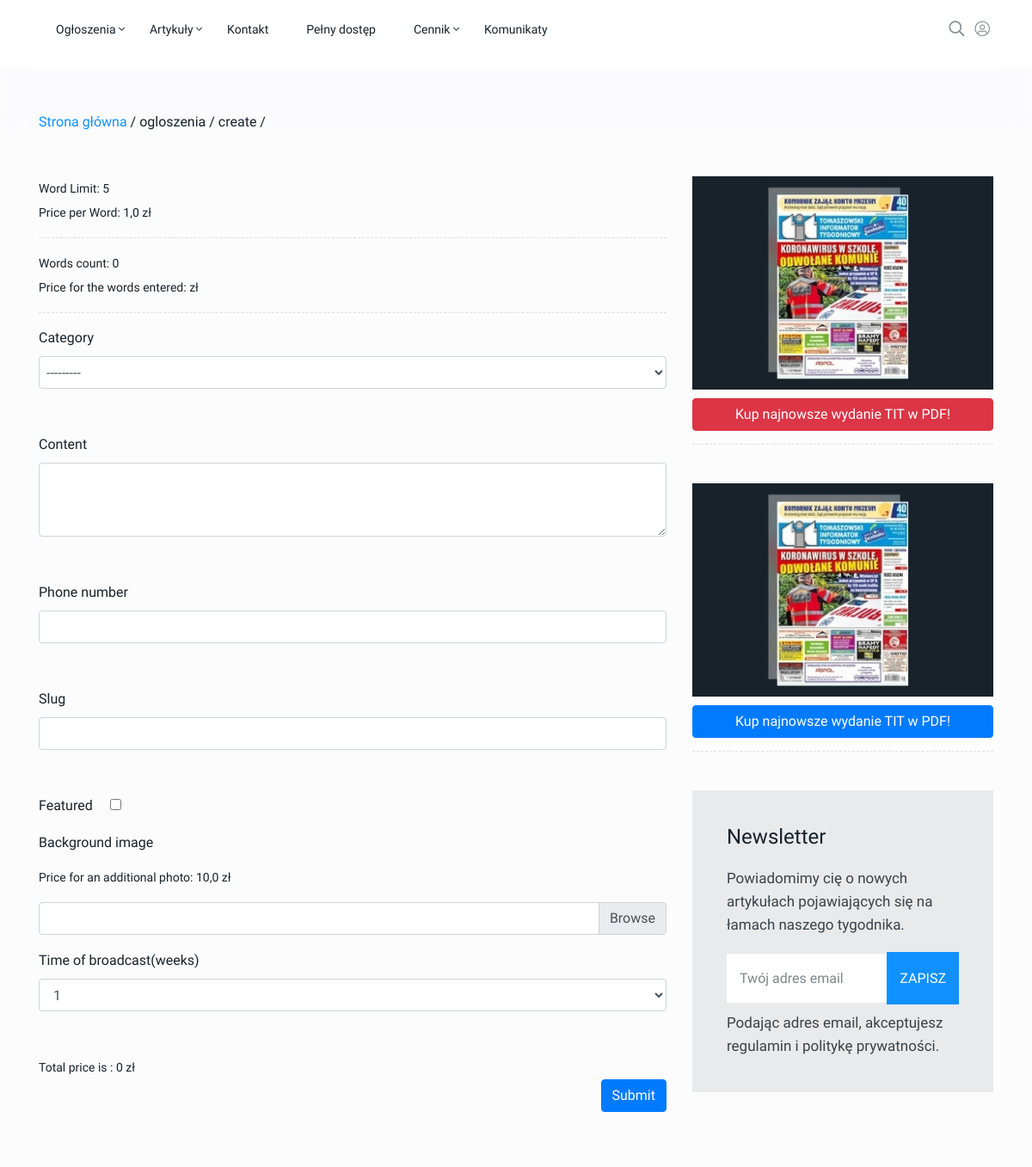
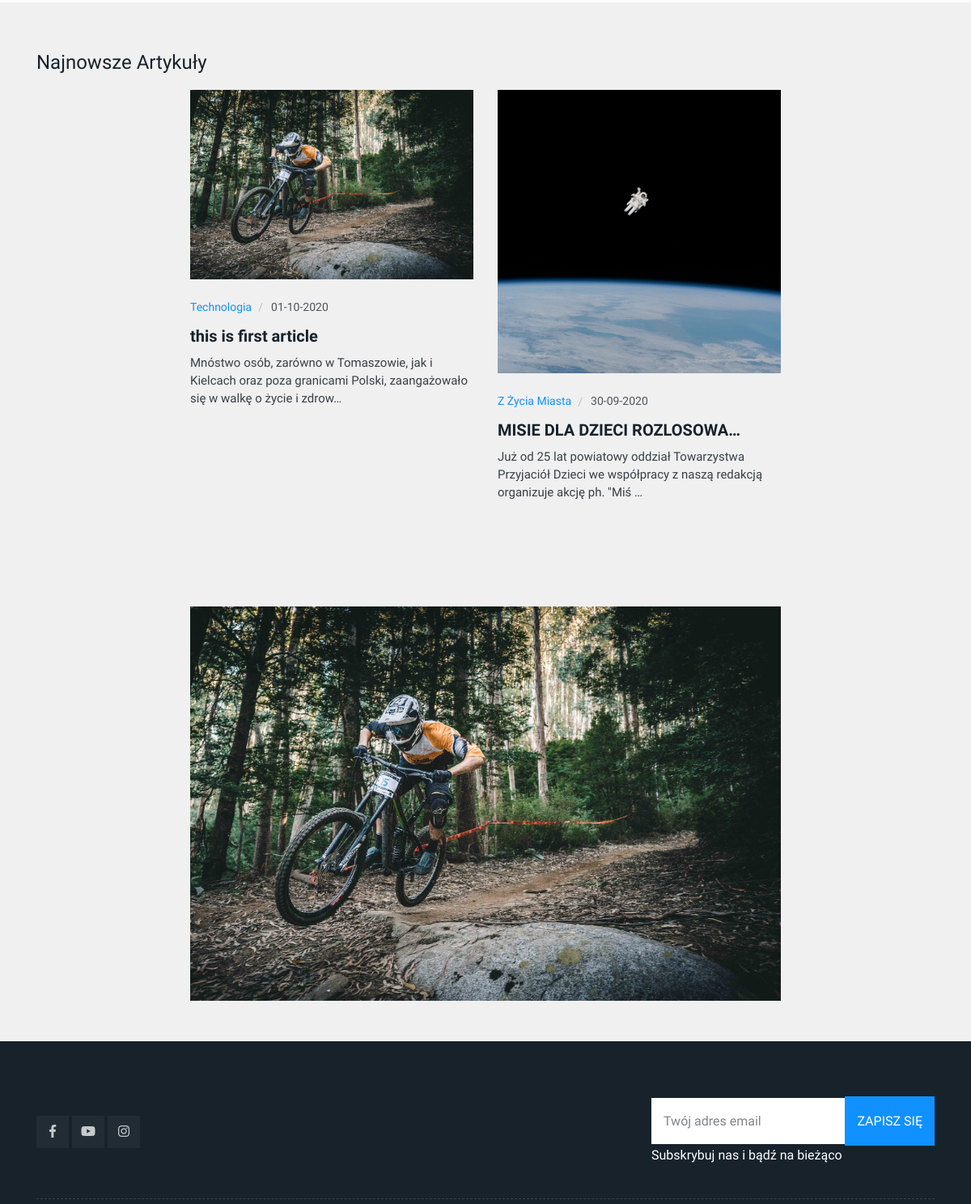
/ogloszenia/create/ (middle part), run on an earlier commit of the app's database (2 pictures, top to bottom).
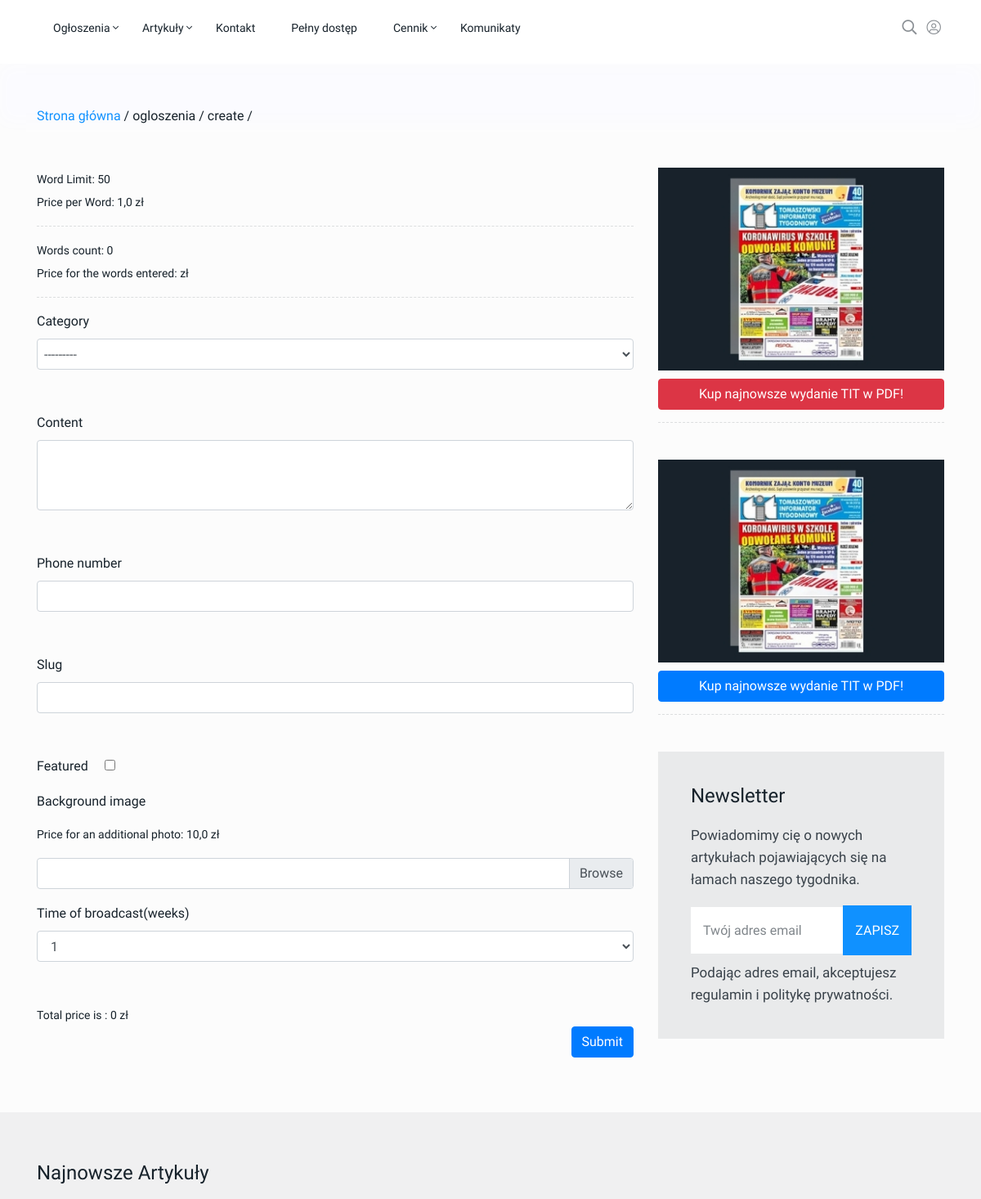
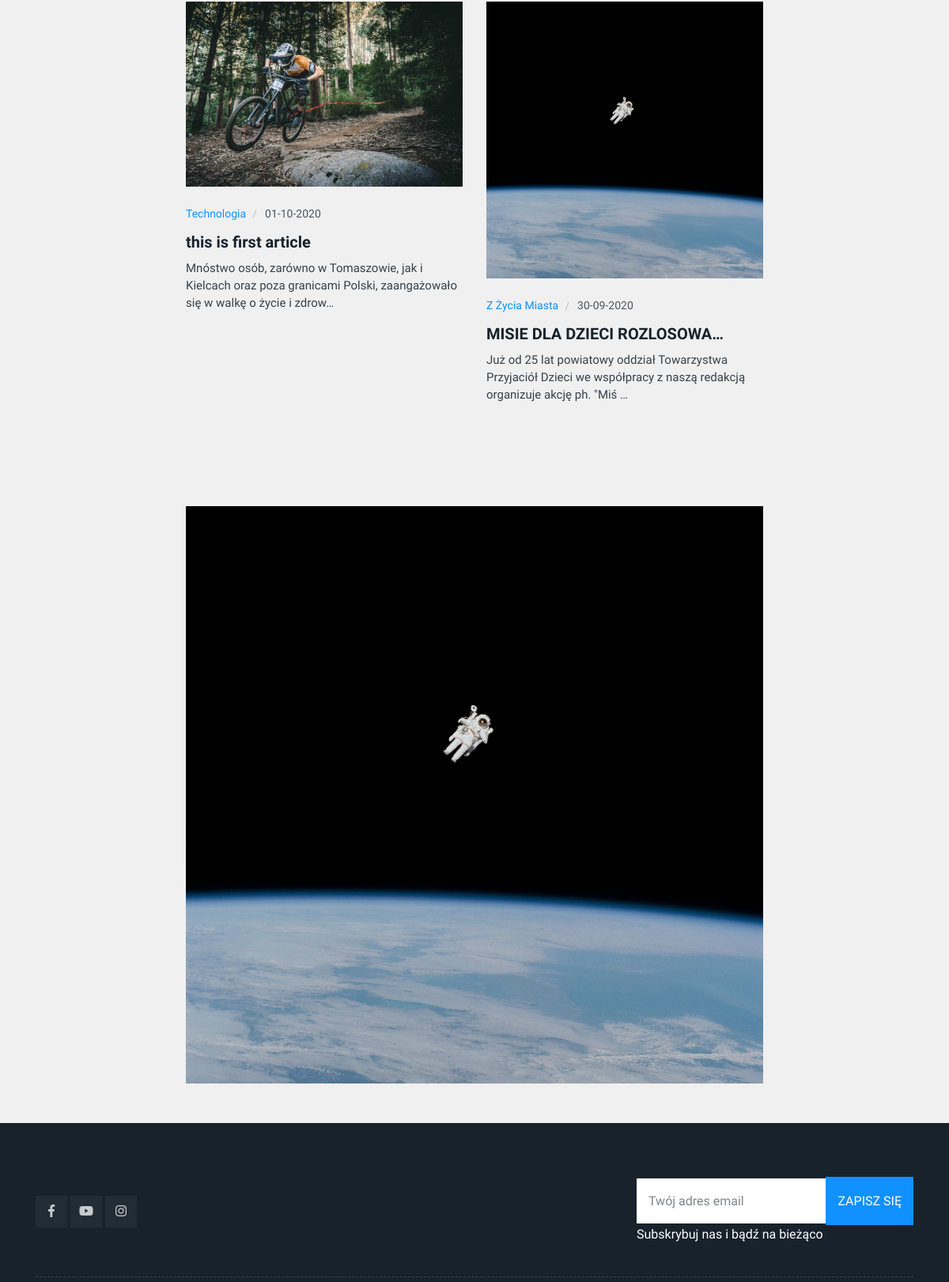
And on a later commit of the database (2 pictures, top to bottom).
### app/models.py (models this page shows, shortened)
class AdsSetting(models.Model):
    word_limit = models.IntegerField(default=500)
    price_word = models.DecimalField(decimal_places=1, max_digits=2, default=1.0)
    price_image = models.DecimalField(decimal_places=1, max_digits=3, default=10.0)
    tax_rate = models.DecimalField(decimal_places=3, max_digits=4, default=0.074)

class Article(models.Model):
    owner = models.ForeignKey(Autor, on_delete=models.CASCADE, verbose_name='Autor')
    category = models.ForeignKey(Category, on_delete=models.CASCADE, verbose_name='Kategoria artykułu')
    title = models.CharField(max_length=100, verbose_name='Tytuł artykułu')
    subtitle = models.TextField(verbose_name='Rozszerzenie tytulu artykulu')
    slug = models.SlugField(verbose_name="URL artykułu (zmieniać w ramach konieczności):", unique=True)
    img_classic = ProcessedImageField(upload_to='profile-pictures',
                                      verbose_name='Zdjęcie (proferowany format 730x450)',
                                      processors=[ResizeToFit(1920, 1920)],
                                      format='JPEG',
                                      options={'quality': 100})
    img = ImageSpecField(source='img_classic',
                         processors=[ResizeToFill(730, 450)],
                         format='JPEG',
                         options={'quality': 100})
    basic_img = ImageSpecField(source='img_classic',
                               processors=[ResizeToFill(1460, 1000)],
                               format='JPEG',
                               options={'quality': 80})
    img_95x70 = ImageSpecField(source='img_classic',
                               processors=[ResizeToFill(95, 70)],
                               format='JPEG',
                               options={'quality': 80})
    img_190x140 = ImageSpecField(source='img_classic',
                                 processors=[ResizeToFill(190, 140)],
                                 format='JPEG',
                                 options={'quality': 80})
    img_200x154 = ImageSpecField(source='img_classic',
                                 processors=[ResizeToFill(200, 154)],
                                 format='JPEG',
                                 options={'quality': 80})
    img_728x90 = ImageSpecField(source='img_classic',
                                processors=[ResizeToFill(728, 90)],
                                format='JPEG',
                                options={'quality': 80})
    img_700x500 = ImageSpecField(source='img_classic',
                                 processors=[ResizeToFill(700, 500)],
                                 format='JPEG',
                                 options={'quality': 80})
    img_360x115 = ImageSpecField(source='img_classic',
                                 processors=[ResizeToFill(360, 115)],
                                 format='JPEG',
                                 options={'quality': 80})
    img_160x128 = ImageSpecField(source='img_classic',
                                 processors=[ResizeToFill(160, 128)],
                                 format='JPEG',
                                 options={'quality': 80})
    img_1080x840 = ImageSpecField(source='img_classic',
                                  processors=[ResizeToFill(1080, 840)],
                                  format='JPEG',
                                  options={'quality': 80})
    img_1460x822 = ImageSpecField(source='img_classic',
                                  processors=[ResizeToFill(1460, 822)],
                                  format='JPEG',
                                  options={'quality': 80})
    img_200x113 = ImageSpecField(source='img_classic',
                                 processors=[ResizeToFill(200, 113)],
                                 format='JPEG',
                                 options={'quality': 80})
    img_540x640 = ImageSpecField(source='img_classic',
                                 processors=[ResizeToFill(540, 640)],
                                 format='JPEG',
                                 options={'quality': 80})
    date_of_publication = models.DateTimeField(verbose_name='Data publikacji')
    content = RichTextField(verbose_name='Treść artykułu')
    premium = models.BooleanField(default=True, verbose_name='Widoczne tylko dla PREMIUM')
    created_at = models.DateTimeField(auto_now_add=True)
    updated_at = models.DateTimeField(auto_now=True)
    add = models.BooleanField(default=False, verbose_name='Czy artykuł jest reklamą?')
    url = models.URLField(blank=True, null=True, verbose_name='Adres URL reklamy')
    class Meta:
        verbose_name = 'Artykuły'
        verbose_name_plural = 'Artykuły'

class Category(models.Model):
    name = models.CharField(max_length=50, verbose_name='Nazwa kategorii')
    menu = models.BooleanField(default=False, verbose_name='Pokaż w menu')
    slug = models.SlugField(unique=True, max_length=500, null=True, blank=True)
    class Meta:
        verbose_name = 'Kategorie artykułów'
        verbose_name_plural = 'Kategorie artykułów'

### app/views.py (the view)
# urls.py: path('ogloszenia/create/', views.add_create, name='add_create'),
def add_create(request):
    categories = Category.objects.filter(menu=True)
    home_page = HomePage.objects.filter(date_published__lte=datetime.now()).first()
    ads_setting = AdsSetting.objects.last()
    array_52 = range(1, 53)
    if request.method == "POST":
        form = NewAddForm(request.POST, request.FILES)
        if form.is_valid():
            object = form.save(commit=False)
            object.words = request.POST.get('words')
            object.price = request.POST.get('price')
            if request.user.is_authenticated:
                object.user = request.user
            object.save()
            return HttpResponseRedirect('/')
    else:
        form = NewAddForm()
    context = {
        'categories': categories,
        'object': home_page,
        'form': form,
        'ads_setting': ads_setting,
        'array_52': array_52,
    }
    return render(request, 'app/add_create.html', context)

### app/forms.py
class NewAddForm(forms.ModelForm):
    class Meta:
        model = Add
        fields = ('category', 'content', 'phone_number', 'slug', 'featured', 'background_img', 'time_of_broadcast',)
        widgets = {
            'category': forms.Select(attrs={'class': 'form-control px-1  mb-4'}),
            'slug': forms.TextInput(attrs={'class': 'form-control px-1  mb-4'}),
            'background_img': forms.FileInput(attrs={'class': 'custom-file-input', 'accept': "image/*"}),
            'content': forms.Textarea(attrs={'class': 'form-control px-1  mb-4', 'rows': "3"}),
            'phone_number': forms.TextInput(attrs={'class': 'form-control px-1  mb-4'}),
            'featured': forms.CheckboxInput(attrs={'class': ' px-2  mb-4 ml-3'}),
        }

### app/models.py (called while the page is built)
    def __str__(self):
        return self.name

### app/templatetags/app_tags.py (called while the page is built)
@register.simple_tag
def get_add_category():
    return AddCategory.objects.all()

@register.simple_tag
def get_subscribe_form():
    form = SubscribeForm()
    return form

@register.simple_tag
def get_random_add():
    try:
        random_add = random.sample(list(Article.objects.filter(add=True)), 1)
    except:
        random_add = None
    return random_add

### app/templates/app/add_create.html (shortened to what the changed rows need)
{% load static %}
<!DOCTYPE html>
<html lang="pl">
<head>
    <link rel="stylesheet" href="{% static 'assets/css/plugins/bootstrap.min.css' %}">
    <link rel="stylesheet" href="{% static 'assets/css/plugins/animate.min.css' %}">
    <link rel="stylesheet" href="{% static 'assets/css/plugins/stellarnav.css' %}">
    <link rel="stylesheet" href="{% static 'assets/css/plugins/fontawesome.css' %}">
    <link rel="stylesheet" href="{% static 'assets/css/plugins/modal-video.min.css' %}">
    <link rel="stylesheet" href="{% static 'assets/css/plugins/owl.carousel.css' %}">
    <link rel="stylesheet" href="{% static 'assets/css/plugins/slick.css' %}">
    <link rel="stylesheet" href="{% static 'assets/css/theme.css' %}">
    <link rel="stylesheet" href="{% static 'assets/css/custom.css' %}">
</head>
<body class="theme-1">
<div class="archives post post1 padding-top-30">
    <div class="container">
        <div class="row">
            <div class="col-md-6 col-lg-8">
                <span class="font14" >Word Limit: <span id="words-limits">{{ ads_setting.word_limit }}</span></span> <br>
                <span class="font14">Price per Word: <span id="price-word">{{ ads_setting.price_word }}</span> zł <span class="multiple"> * </span><span class="weeks">1</span></span>
                <span class="font14">Words count: <span id="id_words_count">0</span> </span> <br>
                <span class="font14">Price for the words entered:   zł  </span><br>
                <form action="" method="post" enctype="multipart/form-data">
                    {% for fields in form %}
                        <label for="id_{{ fields.name }}">{{ fields.label }} </label>
                        {% if fields.name == 'background_img' %}
                            <div class="space-5"></div>
                            <span class="font14">Price for an additional photo: <span id="price_image">{{ ads_setting.price_image }}</span> zł <span class="multiple"> * </span> <span class="weeks">1</span> </span><br>
                            <div class="space-15"></div>
                        {% endif %}
                        {% if fields.name == 'time_of_broadcast' %}
                            <select name="time_of_broadcast" class="form-control mb-4" id="id_{{ fields.name }}">
                            {% for index in array_52 %}
                                <option value="{{ index }}">{{ index }} </option>
                            {% endfor %}
                            </select>
                        {% elif fields.name == 'phone_number' %}
                            <input type="text" name="phone_number" {{ request.user.is_authenticated|yesno:',required' }} class="form-control px-1  mb-4" maxlength="30" id="id_phone_number">
                        {% elif fields.name == 'background_img' %}
                            <div class="custom-file mb-3">
                              <label class="custom-file-label" for="customFile"></label>
                            </div>
                        {% else %}
                            {{ fields | safe }}
                        {% endif %}
                        <br>
                    {% endfor %}
                    <span class="font14">Total price is : <span id="total_price">0</span> zł </span> <br>
                    <button type="submit" class="btn btn-primary" id="btn-submit" style="float:right;"> Submit </button>
                </form>
            </div>
            {% include "app/basic/right-section.html" %}
        </div>
    </div>
</div>
{% include 'app/basic/latest_article.html' %}
{% include 'app/basic/footer_banner.html' %}
</body>
</html>

### app/templates/app/basic/latest_article.html
{% load app_tags %}
<div class="fourth_bg padding6030">
    <div class="container">
      <div class="row">
        <div class="col-12">
          <div class="heading">
            <h2 class="widget-title">Najnowsze artykuły</h2>
          </div>
        </div>
      </div>
      <div class="row justify-content-center">
          {% get_random_article as random_articles %}
          {% if random_articles %}
              {% for item in random_articles %}
                  {% with item.url|add:',/artykul/'|add:item.slug  as url_str %}
                  <div class="col-md-6 col-lg-4">
                      <div class="single_post post_type3 mb30">
                        <div class="post_img">
                          <a  href="{{ item.add|yesno:url_str }}"  target="{{ item.add|yesno:'_blank,_self' }}">
                            <img src="{{ item.img_700x500.url }}" alt="{{ item.title }}">
                          </a>
                        </div>
                        <div class="single_post_text">
                          <div class="meta3"> <a href="/artykul/{{ item.slug }}/" target="{{ item.add|yesno:'_blank,_self' }}">{{ item.category.name }}</a>
                            <a  href="{{ item.add|yesno:url_str }}"  target="{{ item.add|yesno:'_blank,_self' }}">{{item.date_of_publication|date:"SHORT_DATE_FORMAT" }}</a>
                          </div>
                          <h4><a  href="{{ item.add|yesno:url_str }}"  target="{{ item.add|yesno:'_blank,_self' }}">{{ item.title |truncatechars:27}}</a></h4>
                          <div class="space-10"></div>
                          <p class="post-p">{{ item.subtitle|truncatechars:120 }}</p>
                        </div>
                      </div>
                    </div>
                  {% endwith %}
              {% endfor %}
          {% endif %}
      </div>
    </div>
  </div>

### app/templates/app/basic/footer_banner.html
{% load app_tags %}
<div class="padding5050 fourth_bg">
    <div class="container">
      <div class="row">
        <div class="col-lg-8 m-auto">
          <div class="banner1">
             {% get_random_add  as random_add %}
                {% if random_add %}
                    {% for item in random_add %}
                        {% with item.url|add:',/artykul/'|add:item.slug  as url_str %}
                        <a  href="{{ item.add|yesno:url_str }}"  target="{{ item.add|yesno:'_blank,_self' }}">
                            <img src="{{ item.img_728x90.url }}" alt="{{ item.title }}">
                        </a>
                        {% endwith %}
                    {% endfor %}
                {% endif %}
          </div>
        </div>
      </div>
    </div>
  </div>

What changed in the data, as far as the page shows it:
changed AdsSetting: word_limit "5" → "50"
